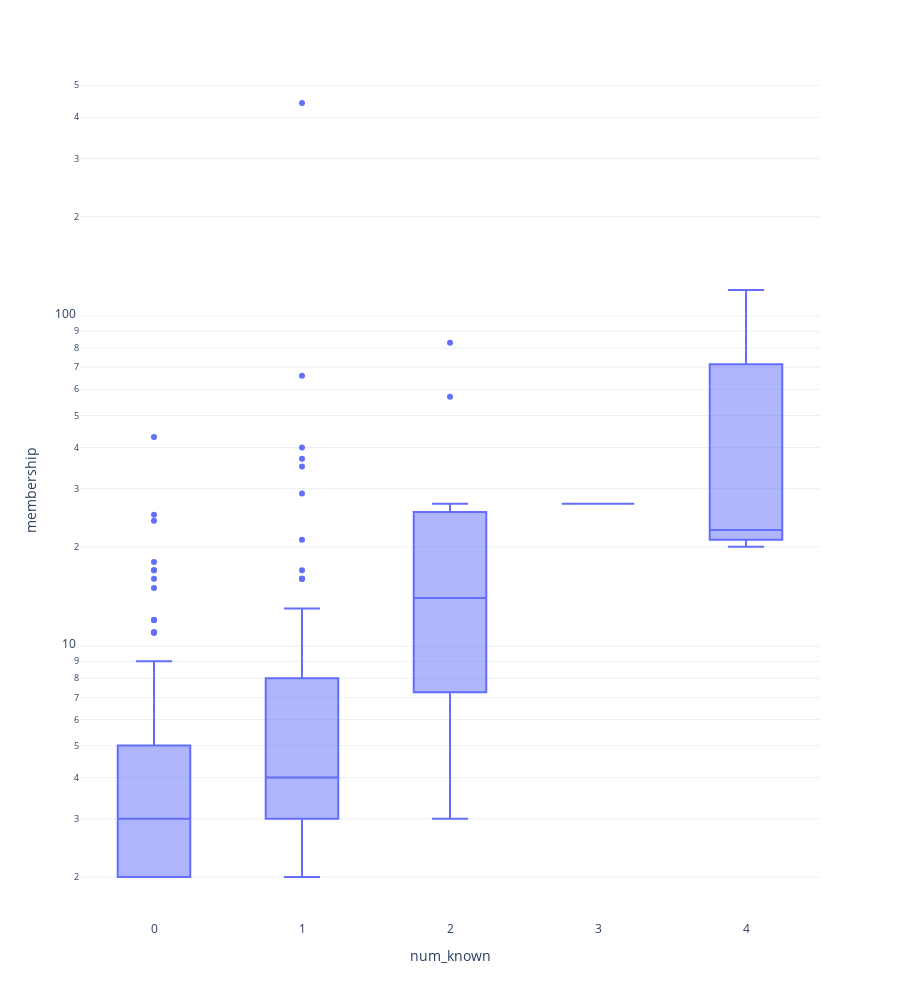

Write notebook code for a chart like this one.
### Markdown cell above
## Membership size of nodes with number of motifs found

### Code cell
fig = px.box(
    known_frame, x = 'num_known', y = 'membership',
    log_y=True, hover_name='clique_idx'
)

fig.update_layout(height = 1000)

### Figure 1 — Plotly figure (JSON) as saved in the notebook; plotly's stock layout.template omitted (floating-point values rounded to 4 significant figures; data arrays with more than 128 entries replaced by an {"elided": "..."} marker saying what was removed)
{"data": [{"alignmentgroup": "True", "hovertemplate": "<b>%{hovertext}</b><br><br>num_known=%{x}<br>membership=%{y}<extra></extra>", "hovertext": {"elided": "275 int values"}, "legendgroup": "", "marker": {"color": "#636efa"}, "name": "", "notched": false, "offsetgroup": "", "orientation": "v", "showlegend": false, "type": "box", "x": {"elided": "275 int values"}, "x0": " ", "xaxis": "x", "y": {"elided": "275 int values"}, "y0": " ", "yaxis": "y"}], "layout": {"boxmode": "group", "height": 1000, "legend": {"tracegroupgap": 0}, "margin": {"t": 60}, "xaxis": {"anchor": "y", "domain": [0, 1], "title": {"text": "num_known"}}, "yaxis": {"anchor": "x", "domain": [0, 1], "title": {"text": "membership"}, "type": "log"}}}
